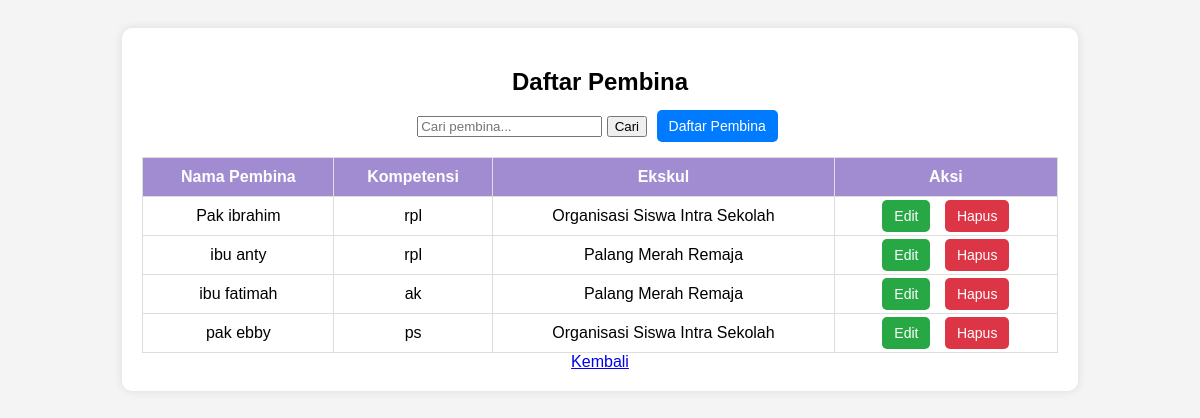
/ekskul/pembina/daftar_pembina.php, run on the app's committed database.
### tables this page shows
CREATE TABLE `pembina` (
  `id_pembina` int(11) NOT NULL,
  `nama` varchar(50) NOT NULL,
  `kompetensi` varchar(100) DEFAULT NULL,
  `id_ekskul` int(11) NOT NULL
);

### ekskul/pembina/daftar_pembina.php (the view, shortened to what this page needs)
<?php
require '../koneksi.php';
$search = isset($_GET['search']) ? mysqli_real_escape_string($conn, $_GET['search']) : "";
$query = "
    SELECT p.id_pembina, p.nama, p.kompetensi,
           GROUP_CONCAT(e.nama_ekskul SEPARATOR ', ') AS ekskul
    FROM pembina p
    LEFT JOIN pembina_ekskul pe ON p.id_pembina = pe.id_pembina
    LEFT JOIN ekskul e ON pe.id_ekskul = e.id_ekskul
";
$query .= " GROUP BY p.id_pembina ORDER BY p.id_pembina ASC";
$result = mysqli_query($conn, $query);
?>
<!DOCTYPE html>
<html lang="id">
<head>
</head>
<body>
<div class="container">
    <h2>Daftar Pembina</h2>
    <form method="GET" action="">
        <input type="text" name="search" placeholder="Cari pembina..." value="<?php echo htmlspecialchars($search); ?>">
        <button type="submit">Cari</button>
        <a href="tambah_pembina.php" class="btn btn-daftar">Daftar Pembina</a>
    </form>
    <table border="1">
        <tr>
            <th>Nama Pembina</th>
            <th>Kompetensi</th>
            <th>Ekskul</th>
            <th>Aksi</th>
        </tr>
        <?php if (mysqli_num_rows($result) > 0) { ?>
            <?php while ($row = mysqli_fetch_assoc($result)) { ?>
                <tr>
                    <td><?= htmlspecialchars($row['nama']); ?></td>
                    <td><?= htmlspecialchars($row['kompetensi']); ?></td>
                    <td><?= $row['ekskul'] ? htmlspecialchars($row['ekskul']) : '-'; ?></td>
                    <td>
                        <a href="edit_pembina.php?id_pembina=<?= $row['id_pembina']; ?>" class="btn btn-edit">Edit</a>
                        <a href="hapus_pembina.php?id_pembina=<?= $row['id_pembina']; ?>" class="btn btn-hapus" onclick="return confirm('Hapus data ini?')">Hapus</a>
                    </td>
                </tr>
            <?php } ?>
        <?php } else { ?>
            <tr>
                <td colspan="4">Data tidak ditemukan</td>
            </tr>
        <?php } ?>
    </table>
    <a href="../dashboard.php">Kembali</a>
</div>
</body>
</html>

### ekskul/pembina/daftar_pembina.php (style rules this page uses)
body { font-family: Arial, sans-serif; background: #f4f4f4; text-align: center; padding: 20px; }
.container { background: white; padding: 20px; border-radius: 10px; box-shadow: 0 0 10px rgba(0,0,0,0.1); width: 80%; margin: auto; }
table { width: 100%; border-collapse: collapse; margin-top: 20px; }
th, td { border: 1px solid #ddd; padding: 10px; text-align: center; }
th { background: #a18cd1; color: white; }
.btn { padding: 8px 12px; margin: 5px; border: none; color: white; font-size: 14px; cursor: pointer; border-radius: 5px; text-decoration: none; }
.btn-edit { background: #28a745; }
.btn-hapus { background: #dc3545; }
.btn-daftar { background: #007bff; }

### data on the page
pembina: nama "Pak ibrahim", kompetensi "rpl", ekskul "Organisasi Siswa Intra Sekolah"
pembina: nama "ibu anty", kompetensi "rpl", ekskul "Palang Merah Remaja"
pembina: nama "ibu fatimah", kompetensi "ak", ekskul "Palang Merah Remaja"
pembina: nama "pak ebby", kompetensi "ps", ekskul "Organisasi Siswa Intra Sekolah"
